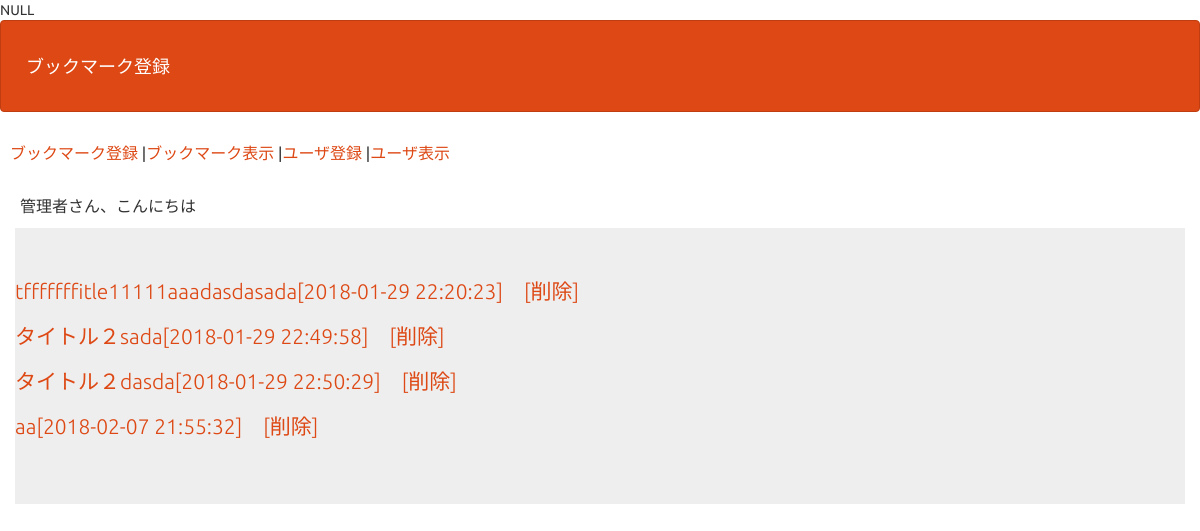
Page /11_KazushiOhira/bm_select.php (signed in) on the committed database.
### tables this page shows
CREATE TABLE IF NOT EXISTS `gs_bm_table` (
`id` int(12) NOT NULL,
  `title` varchar(64) NOT NULL,
  `url` text NOT NULL,
  `com` text NOT NULL,
  `time` datetime NOT NULL
);

### 11_KazushiOhira/bm_select.php (the view, shortened to what this page needs)
<?php
$pdo = db_con();
$stmt = $pdo->prepare("SELECT * FROM gs_bm_table");
$status = $stmt->execute();
$view="";
if($status==false){
  error_db_info($stmt);
}else{
  while( $result = $stmt->fetch(PDO::FETCH_ASSOC)){
    $view .= '<p>';
    $view .= '<a href="bm_update_view.php?id='.$result["id"].'">';
    $view .= $result["title"]."[".$result["time"]."]";
    $view .= '</a>';
    $view .= '　';
    $view .= '<a href="bm_delete.php?id='.$result["id"].'">';
    $view .= '[削除]';
    $view .= '</a>';
    $view .= '</p>';
  }
  var_dump($result["kanri_flg"]);
}
?>
<!DOCTYPE html>
<html lang="ja">
<head>
<link rel="stylesheet" href="css/range.css">
<link href="css/bootstrap.min.css" rel="stylesheet">
</head>
<body id="main">
<header>
  <nav class="navbar navbar-default">
    <div class="container-fluid">
      <div class="navbar-header">
      <a class="navbar-brand" href="bm_entry.php">ブックマーク登録</a>
    </div>
  </nav>
</header>
<div>
  <a href="bm_entry.php">ブックマーク登録</a>
  |<a href="bm_select.php">ブックマーク表示</a>
  <?php
    if($_SESSION["kanri_flg"] == 1){?>
  |<a href="usr_entry.php">ユーザ登録</a>
  |<a href="usr_select.php">ユーザ表示</a>
  <?php } ?>
</div>
<div>
  <div><?=$_SESSION["name"]?>さん、こんにちは</div>
    <div class="container jumbotron"><?=$view?></div>
  </div>
</body>
</html>

### 11_KazushiOhira/bm_select.php (style rules this page uses)
div { padding: 10px;font-size:16px; }

### rows in the picture
gs_bm_table: value "tfffffffitle11111aaadasdasada[2018-01-29 22:20:23] [削除]"
gs_bm_table: value "タイトル２sada[2018-01-29 22:49:58] [削除]"
gs_bm_table: value "タイトル２dasda[2018-01-29 22:50:29] [削除]"
gs_bm_table: value "aa[2018-02-07 21:55:32] [削除]"

### other values in the picture
$_SESSION["name"] "管理者"
